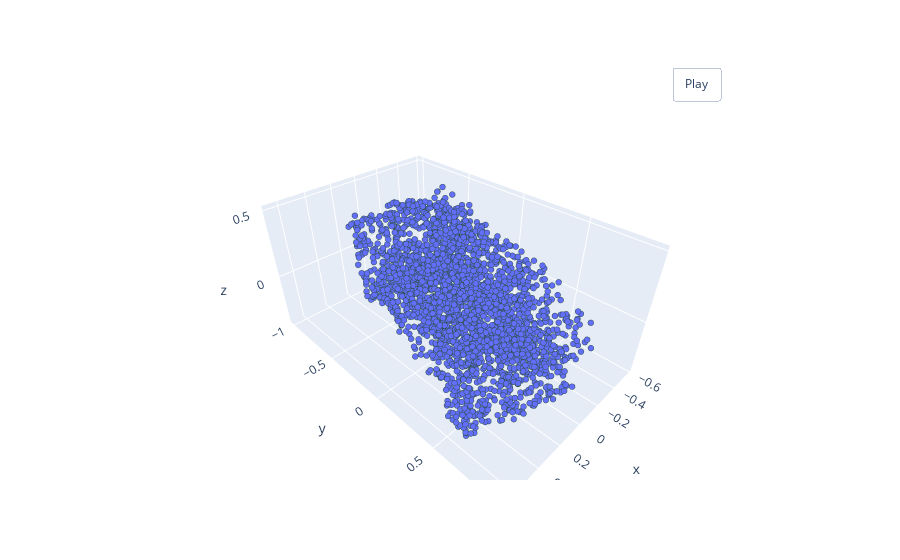

Notebook code cell kept with this figure:
### Code cell
rot_pointcloud = RandRotation_z()(norm_pointcloud)
noisy_rot_pointcloud = RandomNoise()(rot_pointcloud)
pcshow(*noisy_rot_pointcloud.T)

### Figure 1 — Plotly figure (JSON) as saved in the notebook; plotly's stock layout.template omitted (floating-point values rounded to 4 significant figures; data arrays with more than 128 entries replaced by an {"elided": "..."} marker saying what was removed)
{"data": [{"marker": {"line": {"color": "DarkSlateGrey", "width": 2}, "size": 2}, "mode": "markers", "type": "scatter3d", "x": {"elided": "3000 float values"}, "y": {"elided": "3000 float values"}, "z": {"elided": "3000 float values"}}], "layout": {"updatemenus": [{"buttons": [{"args": [null, {"frame": {"duration": 50, "redraw": true}, "fromcurrent": true, "mode": "immediate", "transition": {"duration": 0}}], "label": "Play", "method": "animate"}], "pad": {"r": 10, "t": 45}, "showactive": false, "type": "buttons", "x": 0.8, "xanchor": "left", "y": 1, "yanchor": "bottom"}]}}
